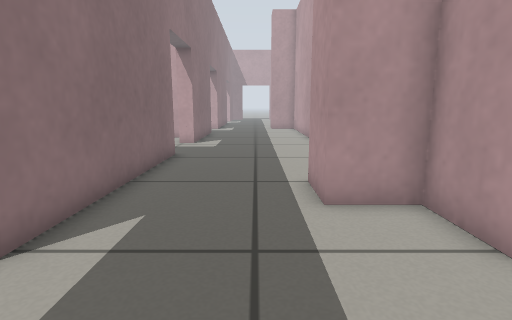
view 1 (above)

15 first-person views from a walk through a world built for the Gazebo simulator. The camera is 0.5 m above the floor, tilts 10° down and sees 80° across. The floor is counted in squares, 0.25 m on a side. Each view is taken from the middle of a square. On the plan, view 1 faces up. The plan holds only what a view shows up to about 17 squares ahead; the rest is blank. The place goes on beyond the plan.

view 2
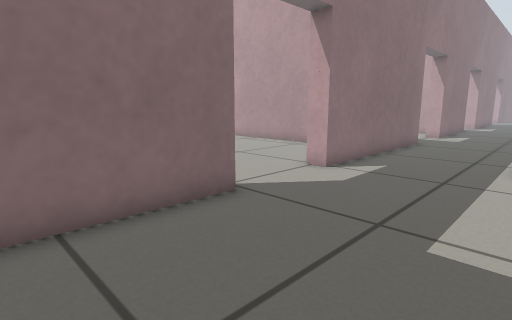

view 3
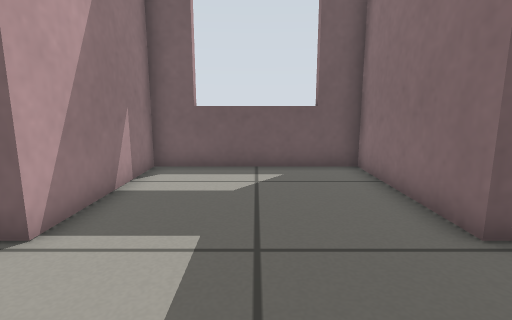

view 4
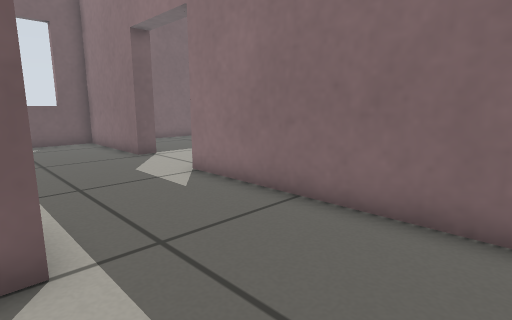

view 5
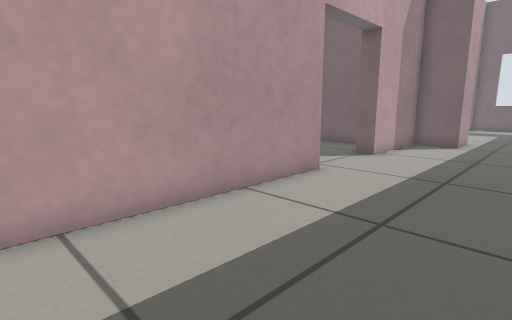

view 6
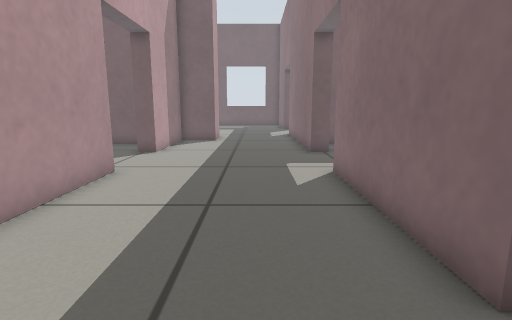

view 7
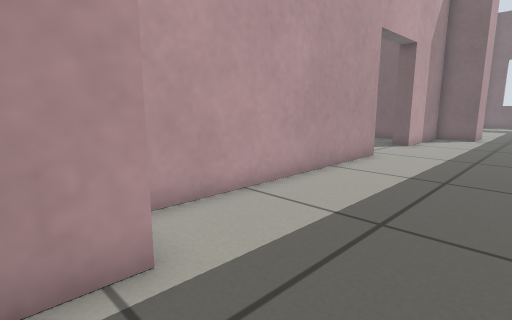

view 8
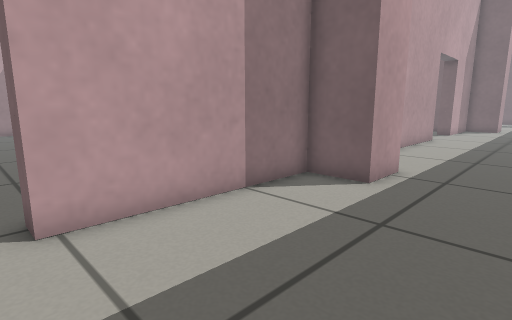

view 9
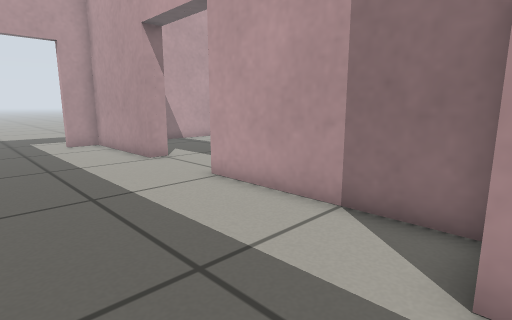

view 10
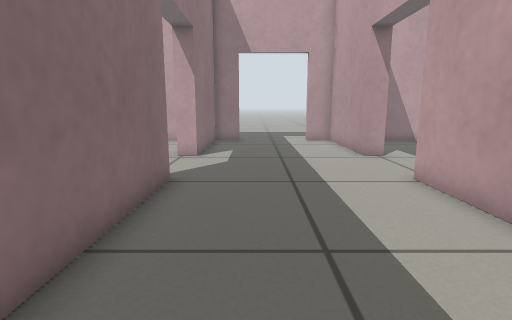

view 11
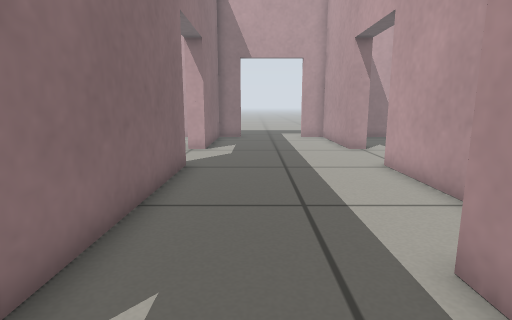

view 12
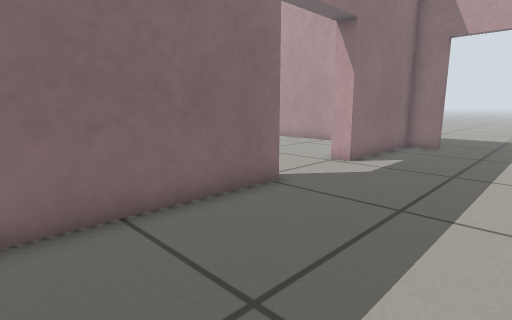

view 13
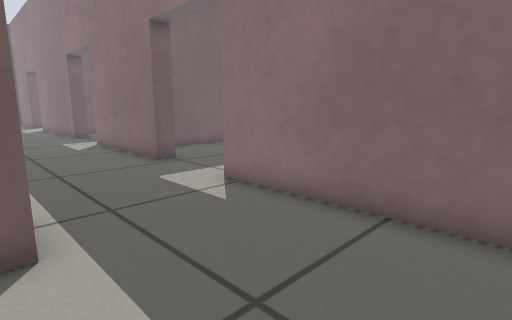

view 14
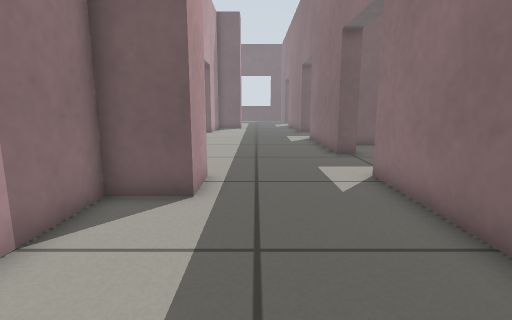

view 15
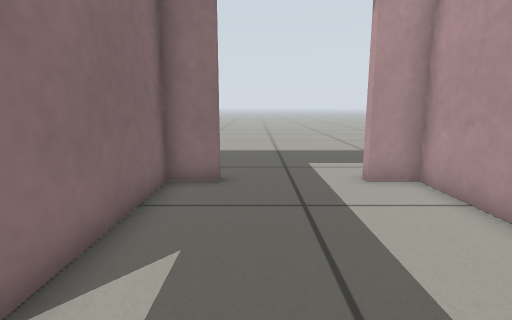

### Floor plan
Ten units are one square. View 1 is at (0, 0); x grows to the right and y downward. Boxes are objects, and circles mark ways between rooms. Rooms are numbered by the first view taken in them; rooms with no view inside come last. Other rooms are left out.
<svg viewBox="-39 -465 78 530">
<path fill="none" stroke="#000" d="M-34 -55 -34 60 34 60 34 2M34 -38 34 -60 14 -60M-34 -275 -34 -55M14 -60 14 -80 34 -80 34 -265M14 -274 14 -294 34 -294 34 -460 -34 -460 -34 -275"/>
<circle cx="-10" cy="-60" r="3" fill="#2a7"/>
<circle cx="-10" cy="-280" r="3" fill="#2a7"/>
<text x="0" y="0">1</text>
<text x="0" y="-170">2</text>
<text x="0" y="-370">3</text>
</svg>
Room 1 opens to room 2. Room 2 opens to room 3.

Where each view was taken, in squares from view 1:
view 1: 0 up, 0 right, facing up
view 2: 5 down, 2 right, facing up-left
view 3: 4 up, 0 right, facing down
view 4: 12 up, 2 right, facing down-left
view 5: 25 up, 2 left, facing down-right
view 6: 26 up, 1 left, facing down
view 7: 29 up, 2 left, facing down-right
view 8: 37 up, 2 left, facing down-right
view 9: 29 up, 2 left, facing up-right
view 10: 28 up, 1 left, facing up
view 11: 26 up, 1 left, facing up
view 12: 30 up, 2 right, facing up-left
view 13: 34 up, 2 right, facing down-left
view 14: 36 up, 0 right, facing down
view 15: 38 up, 1 left, facing up
